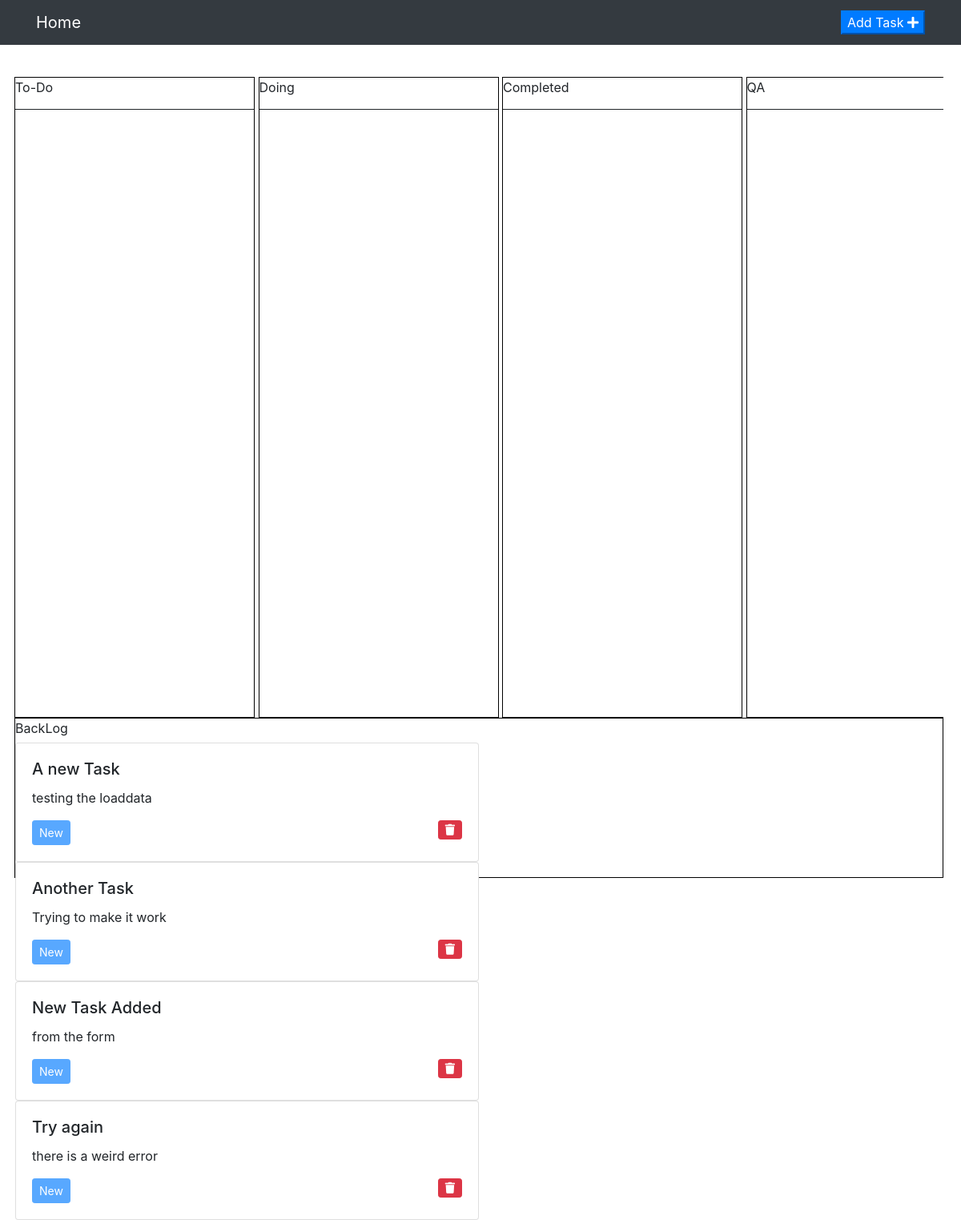
Page /task/ on the earlier database version.
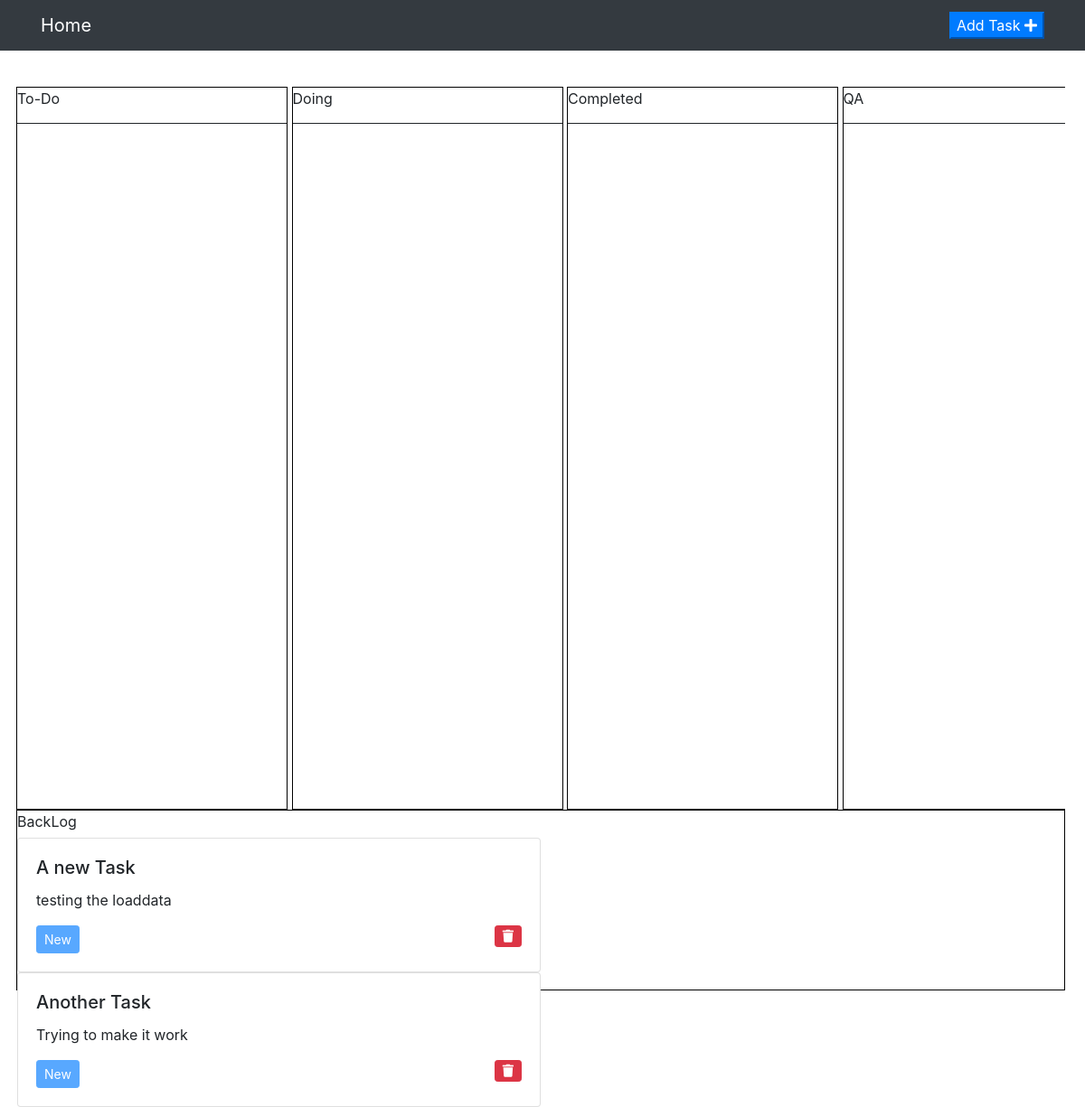
Same page on the later database version.
### task/models.py (models this page shows, shortened)
class Task(models.Model):
    Title = models.CharField(max_length=250)
    Description = models.TextField(max_length=10000)
    Status = models.CharField(max_length=7, default='New')
    def __str__(self):
        return self.Title

### task/views.py (the view)
def index(request):
    template = loader.get_template('task/task_list.html')
    allTasks = Task.objects.all()
    context = {
        'allTasks': allTasks
    }
    return HttpResponse(template.render(context, request))

### templates/task/task_list.html (shortened to what this page needs)
{% extends "task/index.html" %}
{% load static %}
{% block task_list %}
    <div class="row">
        {% for task in allTasks %}
            <div class="card w-50" id="card-{{ task.pk }}">
                <div class="card-body">
                    <h5 class="card-title">{{ task }}</h5>
                    <p class="card-text">{{ task.Description }}</p>
                    <a href="#" class="btn btn-sm btn-primary disabled">{{ task.Status }}</a>
                    <a href="{% url 'task:task-delete' task.pk %} " class="btn btn-sm btn-danger float-right"><i
                            class="fas fa-trash"></i></a>
                </div>
            </div>
        {% endfor %}
    </div>
{% endblock %}

### templates/task/index.html (shortened to what this page needs)
{% extends "base.html" %}
{% load static %}
{% block body %}
    <section class="page-section board-panel">
        <div class="container">
            <div class="horizontalScroll">
                <div class="board">
                    <div class="board-header">
                        To-Do
                    </div>
                    <div class="board-body" id="To-Do-board">
                    </div>
                </div>
                <div class="board">
                    <div class="board-header">
                        Doing
                    </div>
                    <div class="board-body" id="Doing-board">
                    </div>
                </div>
                <div class="board">
                    <div class="board-header">
                        Completed
                    </div>
                    <div class="board-body" id="Completed-board">
                    </div>
                </div>
                <div class="board">
                    <div class="board-header">
                        QA
                    </div>
                    <div class="board-body" id="QA-board">
                    </div>
                </div>
            </div>
            <div class="new-board">
                <div class="board-header">
                    BackLog
                </div>
                <div class="board-body" id="New-board">
                </div>
            </div>
        </div>
    </section>
    {% block task_list %}
    {% endblock %}
{% endblock %}

### templates/base.html (shortened to what this page needs)
{% load i18n %}
{% load static %}
<link rel="stylesheet" type="text/css" href="{% static 'style.css' %}"/>
<link rel="stylesheet" href="https://stackpath.bootstrapcdn.com/bootstrap/4.3.1/css/bootstrap.min.css"
>
<link rel="stylesheet" href="https://use.fontawesome.com/releases/v5.8.1/css/all.css">
<!DOCTYPE html>
<html lang="en">
<head>
</head>
<body>
<nav class="navbar navbar-expand-lg bg-secondary fixed-top bg-dark" id="mainNav">
    <div class="container">
        <a class="navbar-brand" href="{% url 'index' %}">Home</a>
        <button id="addButton" class="btn-primary text-white" type="button" data-toggle="modal"
                data-target="#addTaskForm">
            Add Task
            <i class="fas fa-plus"></i>
        </button>
    </div>
</nav>
{% block body %}
{% endblock %}
</body>
</html>

### static/style.css (style rules this page uses)
h1, h2, h3, h4, h5, h6 { font-weight: 700; }
section { padding: 6rem 0; }
#mainNav { padding-top: 0.5rem; padding-bottom: 0.5rem; }
#mainNav .navbar-brand { color: #fff; }
a { color: #18BC9C; }
.btn { border-width: 2px; }
.bg-secondary { background-color: #2C3E50 !important; }
.btn-primary { background-color: #18BC9C; border-color: #18BC9C; }
div.horizontalScroll { overflow: auto; white-space: nowrap; }
div.horizontalScroll div.board { width: 300px; height: 800px; border: solid 1px #000; display: inline-block; }
div.board div.board-header { width: 100%; height: 5%; border-bottom: solid 1px; }
div.board-body { width: 100%; height: 95%; }
div.new-board div.board-header { width: 100%; height: 15%; }
div.new-board div.board-body { width: 100%; height: 85%; }
.new-board { width: 100%; height: 200px; border: solid 1px #000; }
.board-panel .container { max-width: 98%; padding-left: 8px; margin-left: 10px; margin-right: 10px; padding-right: 8px; }

Differences in the rows shown:
removed Task: Title "New Task Added", Description "from the form", Status "New"
removed Task: Title "Try again", Description "there is a weird error", Status "New"
